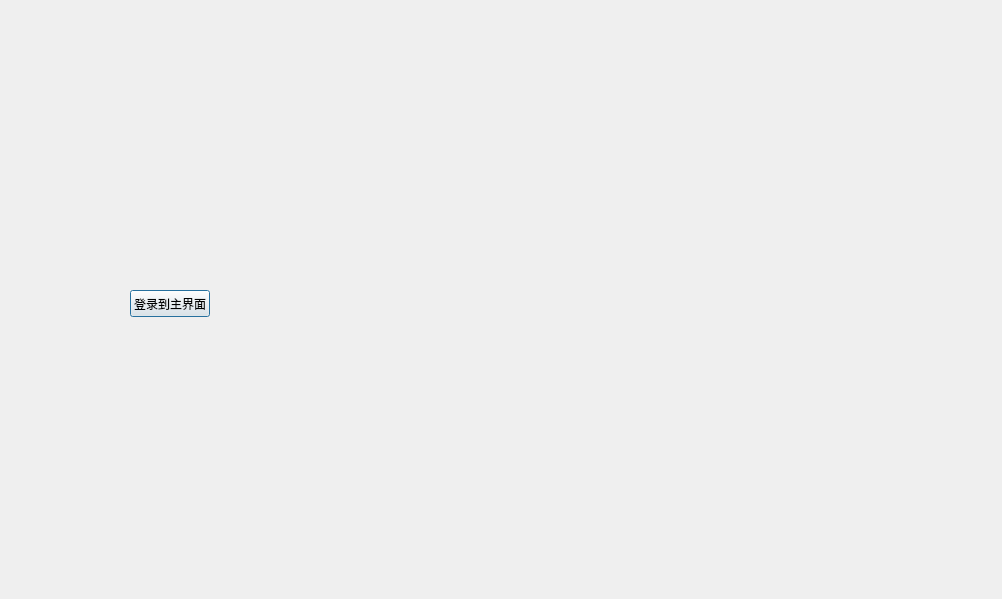
<?xml version="1.0" encoding="UTF-8"?>
<ui version="4.0">
 <class>LoginDlg</class>
 <widget class="QDialog" name="LoginDlg">
  <property name="geometry">
   <rect>
    <x>0</x>
    <y>0</y>
    <width>1002</width>
    <height>599</height>
   </rect>
  </property>
  <property name="windowTitle">
   <string>Dialog</string>
  </property>
  <widget class="QPushButton" name="pushButton">
   <property name="geometry">
    <rect>
     <x>130</x>
     <y>290</y>
     <width>80</width>
     <height>27</height>
    </rect>
   </property>
   <property name="text">
    <string>登录到主界面</string>
   </property>
  </widget>
 </widget>
 <resources/>
 <connections>
  <connection>
   <sender>pushButton</sender>
   <signal>clicked()</signal>
   <receiver>LoginDlg</receiver>
   <slot>accept()</slot>
   <hints>
    <hint type="sourcelabel">
     <x>156</x>
     <y>155</y>
    </hint>
    <hint type="destinationlabel">
     <x>260</x>
     <y>94</y>
    </hint>
   </hints>
  </connection>
 </connections>
</ui>
